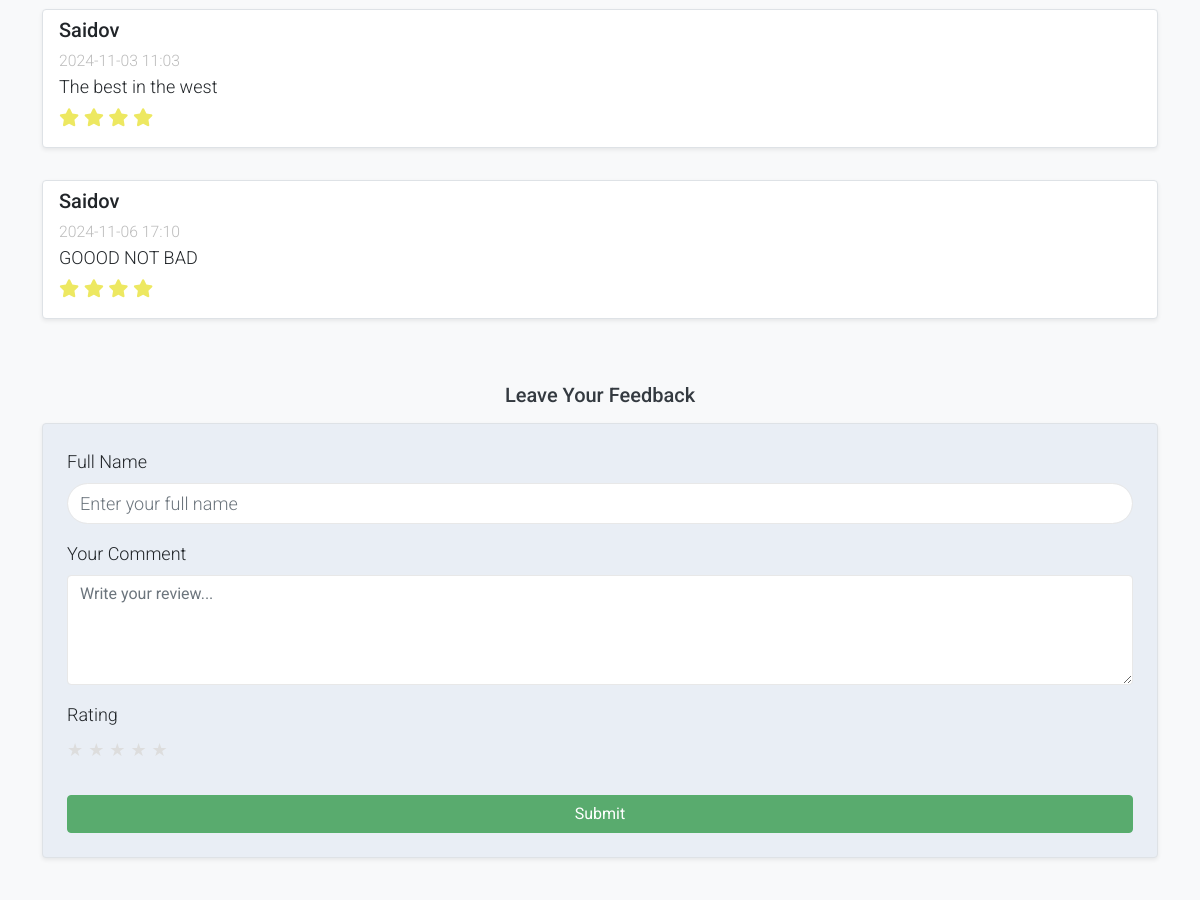
Before: / (signed in, middle part) with the older database file.
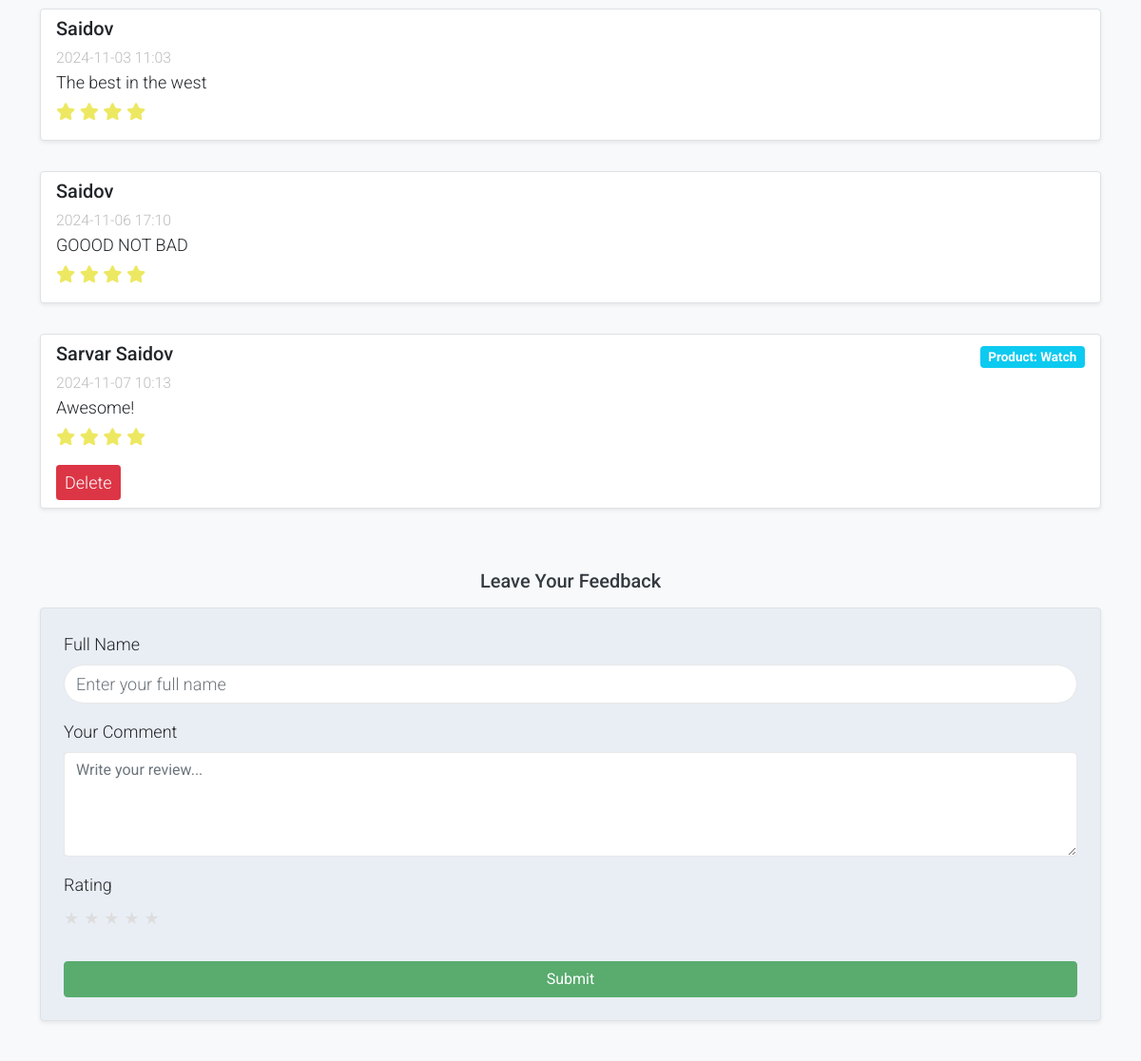
After: the same page with the newer database file.
### main/models.py (models this page shows, shortened)
class Comment(models.Model):
    product = models.ForeignKey(Product, on_delete=models.CASCADE, related_name='comments', null=True)
    user = models.ForeignKey(User, on_delete=models.CASCADE, null=True)
    full_name = models.CharField(max_length=100, null=True)
    text = models.TextField()
    rating = models.IntegerField(default=0, choices=[(i, f"{i} Star") for i in range(6)])
    created_at = models.DateTimeField(auto_now_add=True)
    class Meta:
        verbose_name = "Comment"
        verbose_name_plural = "Comments"

class Product(models.Model):
    RATING_CHOICES = [
        (1, '1 Star'),
        (2, '2 Stars'),
        (3, '3 Stars'),
        (4, '4 Stars'),
        (5, '5 Stars'),
    ]
    name = models.CharField(max_length=200)
    rating = models.IntegerField(choices=RATING_CHOICES)
    brand = models.CharField(max_length=100)
    description = models.TextField()
    specifications = models.CharField(max_length=5000, null=True, blank=True)
    available_colors = models.ManyToManyField(Color, blank=True, verbose_name="Available Colors")
    sizes = models.ManyToManyField(Size, blank=True, verbose_name="Available Sizes")
    quantity = models.PositiveIntegerField()
    price = models.DecimalField(max_digits=10, decimal_places=2)
    featured_product = models.BooleanField(default=False, verbose_name="Featured Product")
    category = models.ForeignKey(Category, on_delete=models.CASCADE, related_name="products", null=True)
    gender = models.CharField(max_length=10, choices=[('male', 'Male'), ('female', 'Female'), ('unisex', 'Unisex')], null=True, blank=True)
    images = models.ManyToManyField('ProductImage', related_name='products', blank=True)
    class Meta:
        verbose_name = "Product"
        verbose_name_plural = "Products"

### main/views.py (the view, shortened to what this page needs)
# urls.py: path('', index, name='index'),
@login_required(login_url='/admin/login/')
def index(request):
    comments = Comment.objects.all()
    form = CommentForm()
    context = {
        'comments': comments,
        'form': form,
    }
    return render(request, 'index.html', context)

### main/forms.py
class CommentForm(forms.ModelForm):
    class Meta:
        model = Comment
        fields = ['full_name', 'text', 'rating']
    rating = forms.ChoiceField(choices=[(i, str(i)) for i in range(1, 6)], label="Rating (1-5)")
    product = forms.ModelChoiceField(queryset=Product.objects.all(), required=False, label="Product (Optional)" , empty_label="Select a product")

### templates/index.html (shortened to what this page needs)
{% extends 'base.html' %}
{% load static %}
{% block content %}
    <div class="container py-5">
        <div class="feedback-section mb-5">
            <div class="list-group">
                {% for comment in comments %}
                    <div class="list-group-item my-3 border rounded shadow-sm bg-white">
                        <div class="d-flex justify-content-between align-items-start">
                            <div>
                                <h5 class="mb-1">{{ comment.full_name }}</h5>
                                <small class="text-muted">{{ comment.created_at|date:"Y-m-d H:i" }}</small>
                            </div>
                            {% if comment.product %}
                                <div>
                                    <span class="badge bg-info text-white">Product: {{ comment.product.name }}</span>
                                </div>
                            {% endif %}
                        </div>
                        <p class="mb-1">{{ comment.text }}</p>
                        <div class="text-warning mb-2">
                            {% for i in "12345" %}
                                {% if forloop.counter <= comment.rating %}
                                    <i class="fa fa-star"></i>
                                {% else %}
                                    <i class="fa fa-star-o"></i>
                                {% endif %}
                            {% endfor %}
                        </div>
                        {% if comment.user == request.user %}
                            <a href="{% url 'main:delete_comment' comment.id %}" class="btn btn-danger btn-sm mt-2">Delete</a>
                        {% endif %}
                    </div>
                {% empty %}
                    <div class="list-group-item text-muted">No feedback yet.</div>
                {% endfor %}
            </div>
        </div>
        <h3 class="h5 mb-3">Leave Your Feedback</h3>
        <form method="post" class="p-4 border rounded shadow-sm bg-light">
            <div class="mb-3">
                <label for="id_full_name" class="form-label">Full Name</label>
                <input type="text" class="form-control" id="id_full_name" name="full_name" value="{{ form.full_name.value|default:'' }}" required placeholder="Enter your full name">
            </div>
            <div class="mb-3">
                <label for="id_text" class="form-label">Your Comment</label>
                <textarea class="form-control" id="id_text" name="text" rows="4" required placeholder="Write your review...">{{ form.text.value|default:'' }}</textarea>
            </div>
            <div class="mb-3">
                <label class="form-label">Rating</label>
                <div class="star-rating">
                    {% for i in '12345' %}
                    <label style="font-size: 24px;" for="star{{ i }}" class="rating-star">&#9733;</label>
                    {% endfor %}
                </div>
            </div>
            <button type="submit" class="btn btn-success w-100 mt-3">Submit</button>
        </form>
    </div>
{% endblock content %}

Changed rows visible on the page:
added Comment: full_name "Sarvar Saidov", created_at "2024-11-07 10:13", product.name "Watch", text "Awesome!", rating 4 (drawn), shows "Delete"
